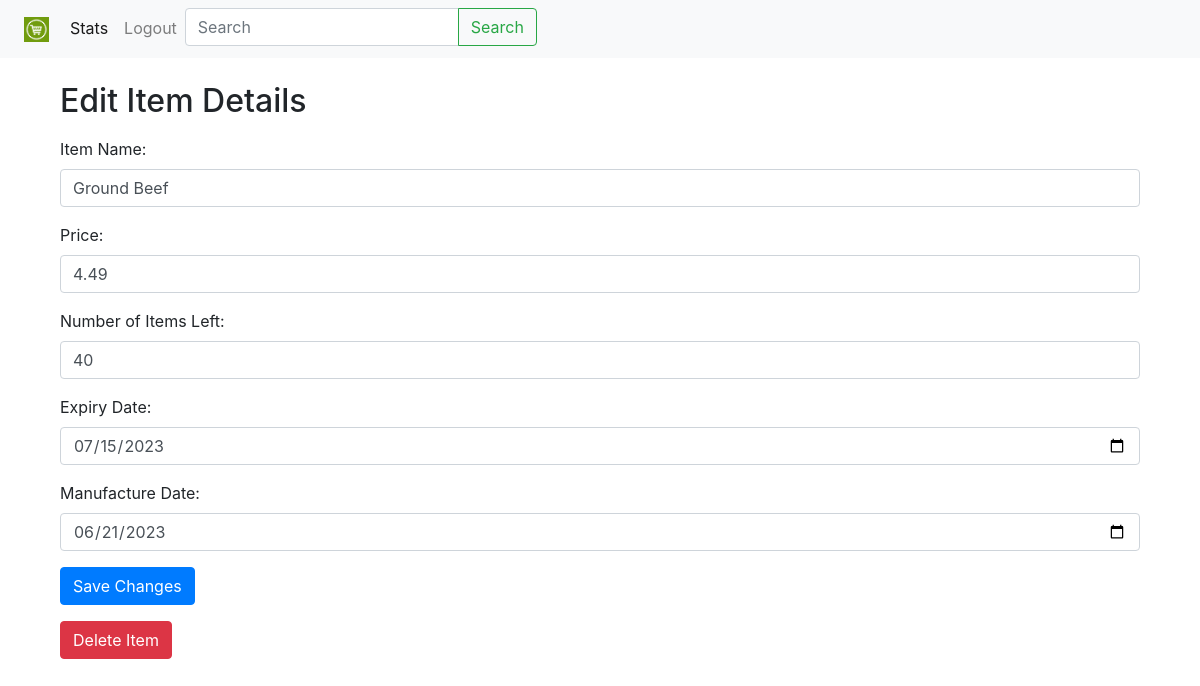
Page /edit_item/23 (signed in) on the committed database.
### website/models.py (models this page shows)
class Items(db.Model):
    item_id = db.Column(db.Integer, primary_key=True,autoincrement=True,nullable=False)
    category= db.Column(db.String(150))
    item_name = db.Column(db.String(150),unique=True)
    price = db.Column(db.Float)
    no_of_items_left=db.Column(db.Integer)
    expiry_date=db.Column(db.Date)
    manufacture_date=db.Column(db.Date)
    cart_items=db.Relationship('Cart',backref='items')
    purchase_items = db.relationship('User_History', backref='item')

### website/admin.py (the view, shortened to what this page needs)
@admin.route('/edit_item/<int:item_id>', methods=['GET', 'POST'])
@login_required
def edit_item(item_id):
    item = Items.query.get_or_404(item_id)
    return render_template('edit_item.html', item=item)

### website/templates/edit_item.html (shortened to what this page needs)
{% extends "admin_home.html" %}
{% block content %}
    <div class="container mt-4">
        <h2>Edit Item Details</h2>
        <form action="{{ url_for('admin.edit_item', item_id=item.item_id) }}" method="POST" class="mt-3">
            <div class="form-group">
                <label for="item_name">Item Name:</label>
                <input type="text" id="item_name" name="item_name" value="{{ item.item_name }}" class="form-control" required>
            </div>
            <div class="form-group">
                <label for="price">Price:</label>
                <input type="number" id="price" name="price" value="{{ item.price }}" step="0.01" class="form-control" required>
            </div>
            <div class="form-group">
                <label for="no_of_items_left">Number of Items Left:</label>
                <input type="number" id="no_of_items_left" name="no_of_items_left" value="{{ item.no_of_items_left }}" class="form-control" required>
            </div>
            <div class="form-group">
                <label for="expiry_date">Expiry Date:</label>
                <input type="date" id="expiry_date" name="expiry_date" value="{{ item.expiry_date }}" class="form-control" required>
            </div>
            <div class="form-group">
                <label for="manufacture_date">Manufacture Date:</label>
                <input type="date" id="manufacture_date" name="manufacture_date" value="{{ item.manufacture_date }}" class="form-control" required>
            </div>
            <button type="submit" class="btn btn-primary">Save Changes</button>
        </form>
        <form action="{{ url_for('admin.delete_item', item_id=item.item_id) }}" method="POST" onsubmit="return confirm('Are you sure you want to delete this item?');" class="mt-3">
            <button type="submit" class="btn btn-danger">Delete Item</button>
        </form>
    </div>
{% endblock %}

### rows in the picture
Items: item_name "Ground Beef", price "4.49", no_of_items_left "40", expiry_date "07/15/2023", manufacture_date "06/21/2023"
